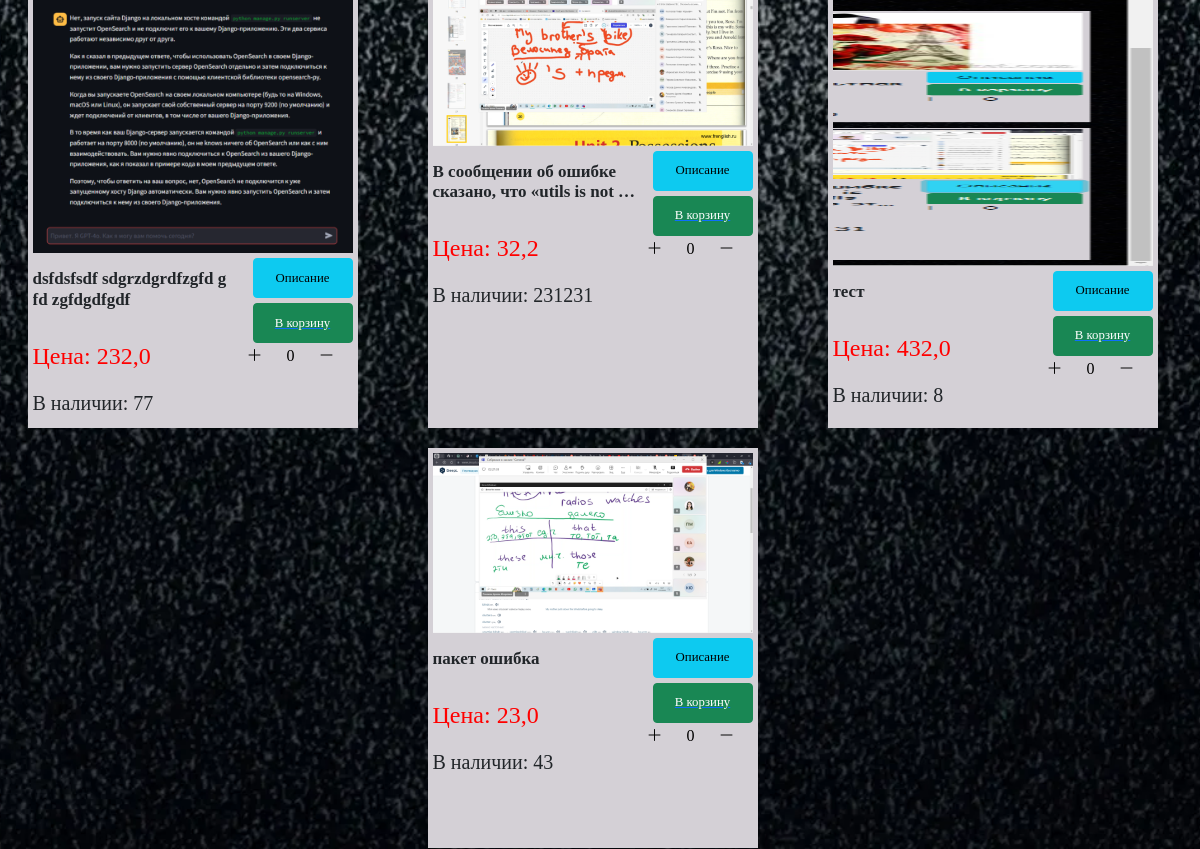
The app's page /assortment/ (lower part), older data.
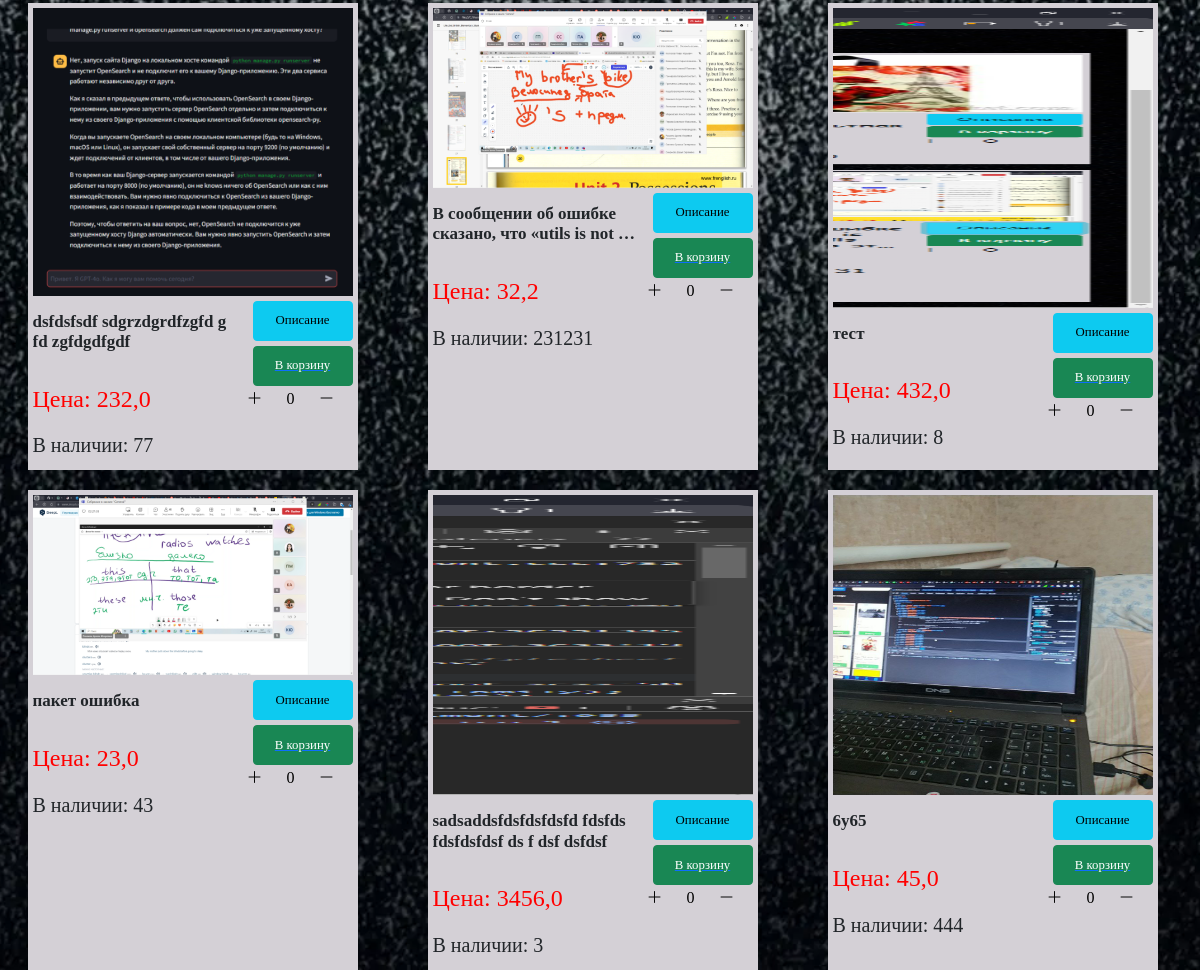
The same page, newer data.
### news/models.py (models this page shows, shortened)
class Products(models.Model):
    title = models.CharField('Название товара', max_length=200)
    price = models.FloatField('Цена товара')
    additional_info = models.TextField('Описание товара')
    image = models.ImageField('Картинка', upload_to='images')
    THEME_CHOICES = (
        ('Пакеты', 'Пакеты'),
        ('Пластиковая одноразовая посуда', 'Пластиковая одноразовая посуда'),
        ('Бумажная одноразовая посуда', 'Бумажная одноразовая посуда'),
        ('Пластиковая упаковка', 'Пластиковая упаковка'),
        ('Бумажная упаковка', 'Бумажная упаковка'),
        ('Ланч боксы и лотки', 'Ланч боксы и лотки'),
        ('Пленка и скотч', 'Пленка и скотч'),
        ('Товары хоз назначения', 'Товары хоз назначения'),
        ('Монтажные летны', 'Монтажные летны'),
        ('Сезонные товары', 'Сезонные товары'),
        ('Продукты питания', 'Продукты питания'),
        ('Бытовая химия', 'Бытовая химия'),
        ('Подарочная упаковка', 'Подарочная упаковка'),
        ('Новогодняя продукция', 'Новогодняя продукция'),
        ('Канцелярские товары', 'Канцелярские товары'),
    )
    category = models.CharField('Категория', max_length=100, choices=THEME_CHOICES)
    quantity = models.IntegerField('Штук в наличии')
    class Meta:
        verbose_name = 'Товар'
        verbose_name_plural = 'Товары'

### base/views.py (the view)
# urls.py: path('assortment/', views.assortment, name='assortment'),
def assortment(request):
    request.session['button_active'] = 'assortment'
    if 'search' in request.GET:
        query = request.GET['search']
        category = f'Результат запроса: "{query}"'
        products = []
        response = client.search_few_products(request.GET.get('search').split(), ['title', 'additional_info', 'category'])
        flag = 'true'
        for product in response:
            products.append(Products.objects.get(id=int(product[0])))
    else:
        category = request.GET.get("category", "Все товары")
        products = Products.objects.all()
        flag = 'false'
    products_ = list(Basket.objects.filter(username=request.user.username))
    products_itog = []  # id товаров из корзины
    for el in products_: # Перебираем все продукты из корзины пользователя
        product_user = Products.objects.get(id=el.id_product) # Достаем данные о товаре из общей таблицы
        products_itog.append(product_user.id)
    for el in products:
        if el.id in products_itog:
            item = Basket.objects.filter(id_product=el.id)[0]
            el.quantity_basket = item.quantity
        else:
            el.quantity_basket = 0
    return render(request, 'base/assortment.html', {'flag': flag, 'products': products, 'category': category, 'products_itog': products_itog, 'active_b': 'assortment'})

### base/templates/base/assortment.html (shortened to what this page needs)
{% extends 'base/layout.html' %}
{% load static %}
{% block content %}
    <div class="abs">
        {% for el in products %}
            {% if flag == 'true' or category == el.category or category == "Все товары"%}
                <div class="assortment">
                    <img src="/media/{{el.image}}" onclick="openImage('/media/{{el.image}}')">
                        <div class="text_block">
                            <div class="button_asort" style="">
                                <button class="btn btn-info" id="info" onclick="openDialog('{{ el.id }}')">
                                    <span class="text_about1">Описание</span>
                                </button>
                                {% if not request.user.is_authenticated %}
                                    <a href="{% url 'register' %}"><button class="btn btn-success">
                                        <span class="text_in1">В корзину</span>
                                    </button></a>
                                {% endif %}
                                <div class="quantity_product_a" data-id="{{ el.id }}" id="product-card" quantity="{{ el.quantity }}">
                                      <button class="increase-btn"><i class="bi bi-plus-lg"></i></button>
                                      <input id='input_{{ el.id }}' type="number" class="counter-input" value="{{ el.quantity_basket }}" min="1" max="100" data-product-id="{{ el.id }}">
                                      <button class="decrease-btn"><i class="bi bi-dash-lg"></i></button>
                                </div>
                            </div>
                            <h3 class='title_desktop' style="margin-top: -100px;">{{ el.title }}</h3><br>
                            <h4 class="price">Цена: {{ el.price }}</h4>
                            <h5 class="nail_desktop">В наличии: {{ el.quantity }}</h5>
                    </div>
                </div>
            {% endif %}
	    {% endfor %}
    </div>
{% endblock %}

### base/templates/base/layout.html (shortened to what this page needs)
<!doctype html>
{% load static %}
<html lang="ru">
<head>
    <link rel="stylesheet" href="{% static 'base/css/main.css' %}">
    <link rel="stylesheet" href="{% static 'base/css/assortment.css' %}">
    <link rel="stylesheet" href="https://use.fontawesome.com/releases/v6.4.0/css/all.css">
    <link href="https://cdn.jsdelivr.net/npm/bootstrap@5.1.3/dist/css/bootstrap.min.css" rel="stylesheet"
>
    <link rel="stylesheet" href="https://cdn.jsdelivr.net/npm/bootstrap-icons@1.8.3/font/bootstrap-icons.css">
</head>
<body background="{% static 'base/img/bg.webp' %}" >
    <main>
        {% block content %}
        {% endblock %}
    </main>
</body>
</html>

### base/static/base/css/main.css (style rules this page uses)
body { font-family: "PT Sans", sans-serif; background-size: 100%; padding: 0; background-attachment: fixed; background-size: cover; background-repeat: no-repeat; background-position: center center; margin-bottom: 200px; }

### base/static/base/css/assortment.css (style rules this page uses)
.quantity_product_a { width: 35%; margin-left: auto; margin-right: 0; }
:root { --rad: .7rem; --dur: .3s; --color-dark: #2f2f2f; --color-light: #fff; --color-brand: #57bd84; --font-fam: 'Lato', sans-serif; --height: 5rem; --btn-width: 6rem; --bez: cubic-bezier(0, 0, 0.43, 1.49); }
:root { --vs-primary: 29 92 255; }
.assortment { position:relative; margin-right: 15px; display: inline-block; clear: both; width: 330px; height: auto; min-height: 400px; padding: 5px; margin-bottom: 20px; background: #d4d0d6; transition: transform .6s ease; box-sizing: border-box; }
.abs { margin-left: 450px; top: 35%; position: absolute; justify-content: space-around; display: flex; flex-wrap: wrap; }
.button_asort .btn-info, .button_asort .btn-success, .button_asort .btn-danger { margin-top: 5px; display: block; width: 100px; height: 40px; font-size: 80%; margin-left:auto; }
.assortment img { width: 100%; float: center; height: auto; max-height: 300px; }
.text_block { font-family: Comic Sans MS, Comic Sans, cursive; font-weight: bold; width: 100%; }
.text_block h3 { font-size: 17px; font-weight: bold; width: 65%; word-wrap: break-word; overflow-wrap: break-word; overflow: hidden; -webkit-line-clamp: 2; line-clamp: 2; -webkit-box-orient: vertical; }
.title_desktop { display: -webkit-box; }
.text_block h4 { color: red; width: 65%; }
.nail_desktop { margin-top: 20px; }
.counter-input { height: 20px; width: 36px; border: none; background: #4d4d4d; text-align: center; }
.decrease-btn, .increase-btn { background: #d4d0d6; border: none; }
.counter-input { -webkit-appearance: none; background: #d4d0d6; }
@media only screen and (max-width: 1200px) { .abs { margin-left: 0; } }

Row changes from the older to the newer data that the page shows:
added Products: image (picture), quantity_basket "0", title "sadsaddsfdsfdsfdsfd fdsfds fdsfdsfdsf ds f dsf dsfdsf", price "3456,0", quantity "3"
added Products: image (picture), quantity_basket "0", title "6y65", price "45,0", quantity "444"
